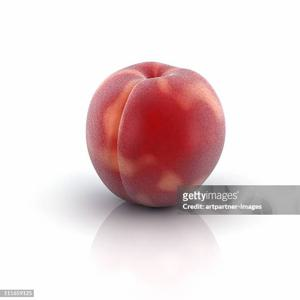
#> input picture Lab Two/data/fresh/peach/fresh_peach_101.jpg, 300 x 300 px; its folder holds only this picture in this run
$ jupyter execute --allow-errors LabTwo.ipynb   (shell and % lines are left out)
#> lines starting #> are read from the running program, lines starting #| are printed output that depends on the picture
#> further down, img_array is the input picture: shape (300, 300, 3); mean B, G, R 214.5, 213.6, 231
#> `img_array = cv2.resize(img_array, (h, w))`:
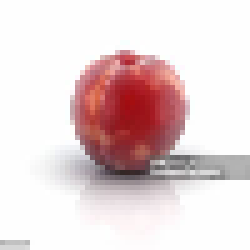
#> img_array: shape (50, 50, 3) (shown 5 times larger); mean R, G, B 231, 213.6, 214.5
#> `img_array = img_array.flatten()`: img_array = 7500 values, max 255 at index 1269, min 12 at index 3226, mean 219.7
[cell 1]
import pandas as pd
import numpy as np
import matplotlib.pyplot as plt
import cv2
import os

# Classifcation categories
fruits = ['peach', 'pomegranate', 'strawberry']
fruit_type = ['fresh', 'rotten']

# Set the image size
h, w = 50, 50

# Load the image data
data_set = [] # Image data
dataset_target = [] # Target information, [fresh/rotten, fruit type]

#> (the rest of this cell did not finish here and is left out)

[cell 2]
# Plotting sorted images based on fruit type
def plot_sorted_gallery(images, titles, h, w, n_row=3, n_col=6):
#> called with h = 50, w = 50, n_row = 3, n_col = 6
    plt.figure(figsize=(2 * n_col, 2 * n_row))
    plt.subplots_adjust(bottom=0, left=.01, right=.99, top=.90, hspace=.35)

    # Sort indices based on fruit type
    sorted_indices = sorted(range(len(titles)), key=lambda k: titles[k][1])

    # Select a subset of sorted indices for plotting
    plot_index = sorted_indices[:n_row * n_col]

    for i in range(n_row * n_col):
        plt.subplot(n_row, n_col, i + 1)
        plt.imshow(images[plot_index[i]].reshape((h, w, 3)))
        title = titles[plot_index[i]][0] + " " + titles[plot_index[i]][1]
        plt.title(title, size=12)
        plt.xticks(())
        plt.yticks(())

# Use the updated function to plot sorted images
#> (the rest of this cell did not finish here and is left out)

[cell 3]
# PCA for dimensionality reduction
from sklearn.decomposition import PCA

# Perform PCA
pca = PCA(n_components=2)
data_set_pca = pca.fit_transform(data_set)

# Plot the PCA
plt.figure(figsize=(8, 6))
plt.scatter(data_set_pca[:, 0], data_set_pca[:, 1], c=[0 if x[0] == 'fresh' else 1 for x in dataset_target])

plt.xlabel('First Principal Component')
plt.ylabel('Second Principal Component')

plt.title('PCA of Fruits by Freshness')

plt.show()
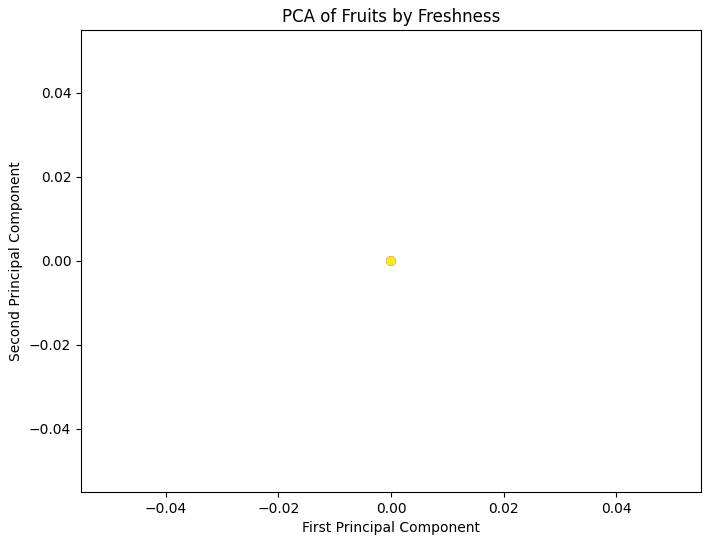
#> figure drawn by matplotlib, 1 panel

# PCA of fruits by type
plt.figure(figsize=(8, 6))
plt.xlabel('First Principal Component')
plt.ylabel('Second Principal Component')

plt.scatter(data_set_pca[:, 0], data_set_pca[:, 1], c=[0 if x[1] == 'peach' else 1 if x[1] == 'pomegranate' else 2 for x in dataset_target])

plt.title('PCA of Fruits by Type')

plt.show()

# PCA of fruits by freshness and type
plt.figure(figsize=(8, 6))
plt.xlabel('First Principal Component')
plt.ylabel('Second Principal Component')

plt.scatter(data_set_pca[:, 0],
            data_set_pca[:, 1],
            c=[0 if x[0] == 'fresh' and x[1] == 'peach' else 1 if x[0] == 'rotten' and x[1] == 'peach' else 2 if x[0] == 'fresh' and x[1] == 'pomegranate' else 3 if x[0] == 'rotten' and x[1] == 'pomegranate' else 4 if x[0] == 'fresh' and x[1] == 'strawberry' else 5 for x in dataset_target])

plt.title('PCA of Fruits by Freshness and Type')
plt.show()

We initially tried to use PCA to try to reduce the dimensionality of the the images by using only 2 dimensions. However, we found that the images were not well suited for 2 dimensional PCA. Plotted above are the graphs showing different coloring of the images based on the different classifications. We can see that the images are not well separated and that 2-dimensional PCA is not a good way to reduce the dimensionality of the images. This led us to try to increase the number of dimensions to 3 which is shown in the next section.

We can see a little bit of seperation between some of the classes but it is not enough to be useful for our purposes. Our next thought was to try to reduce the number of classes to see if that would help (for instance only comparing pomegranates and strawberries) which is shown in the next section.

As can be seen, we still were unable to get any useful information by using fewer classes. We then decided to try to use a different method to figure out exactly how many dimensions we should use to reduce the dimensionality of the images while still keeping the most information possible. We researched and found an article that suggested using the below method to determine the number of dimensions to use for PCA. We first plotted the cumulative explained variance ratio and outputted the number of dimensions needed to keep 85% of the variance.

[cell 4]
# Determine the number of components to use
# Source: https://jakevdp.github.io/PythonDataScienceHandbook/05.09-principal-component-analysis.html
pca = PCA().fit(data_set)
plt.plot(np.cumsum(pca.explained_variance_ratio_))
plt.xlabel('number of components')
plt.ylabel('cumulative explained variance')

plt.show()
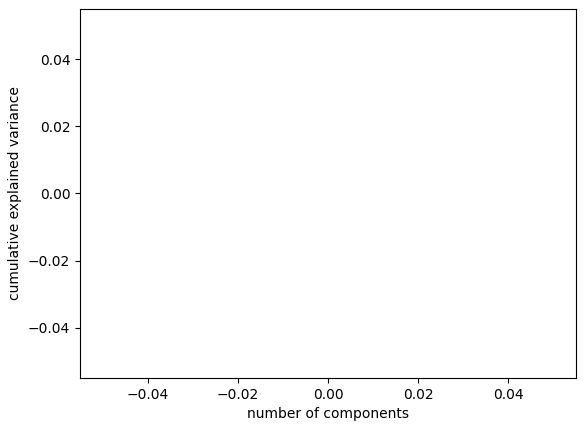
#> figure drawn by matplotlib, 1 panel

# Get the number of components that explain 85% of the variance
pca = PCA(0.85)
pca.fit(data_set)
print(f'Number of components to explain 85% of the variance: {pca.n_components_}')

[cell 5]
# Covert images to grayscale
data_set_gray = [cv2.cvtColor(x.reshape((h, w, 3)), cv2.COLOR_RGB2GRAY).flatten() for x in data_set]

# Compare the number of components to use
pca_grayscale = PCA().fit(data_set_gray)
plt.plot(np.cumsum(pca_grayscale.explained_variance_ratio_))
plt.plot(np.cumsum(pca.explained_variance_ratio_), 'r', linestyle='--')
plt.xlabel('number of components')
plt.ylabel('cumulative explained variance')

plt.show()

# Get the number of components that explain 80% of the variance
pca_grayscale = PCA(0.85)
pca_grayscale.fit(data_set_gray)
print(f'Number of components to explain 85% of the variance: {pca_grayscale.n_components_}')

# Randomized PCA

## Feature Extraction using DAISY

[cell 6]
from skimage.io import imshow
import random as random

#Plotting code partially derived from Dr. Larson's GitHub https://github.com/eclarson/MachineLearningNotebooks/blob/master/04.%20Dimension%20Reduction%20and%20Images.ipynb
#Selecting an image to visualize the DAISY descriptor
plt.subplot(1,2,1)
#Randomly choosing image to plot
idx_to_reconstruct = random.randint(0, len(data_set_gray))
img  = data_set_gray[idx_to_reconstruct].reshape(50,50)
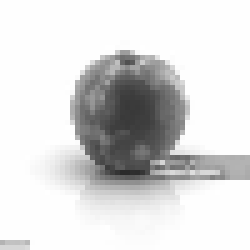
#> img: shape (50, 50) (shown 5 times larger); min 42, max 255, mean 218.9
plt.subplot(1,2,1)
imshow(img)
plt.grid(False)
